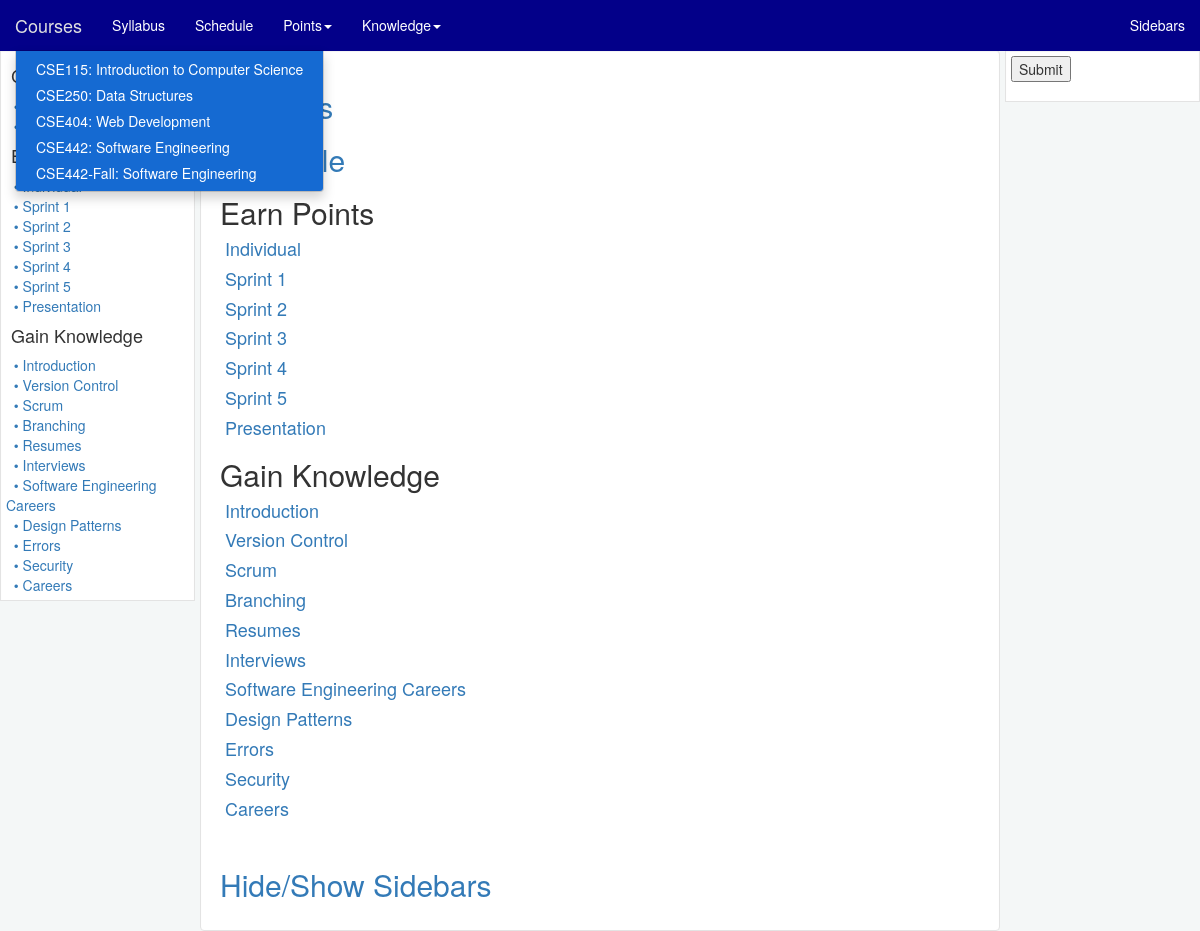
/courses/CSE442-Fall/index/, run on an earlier commit of the app's database.
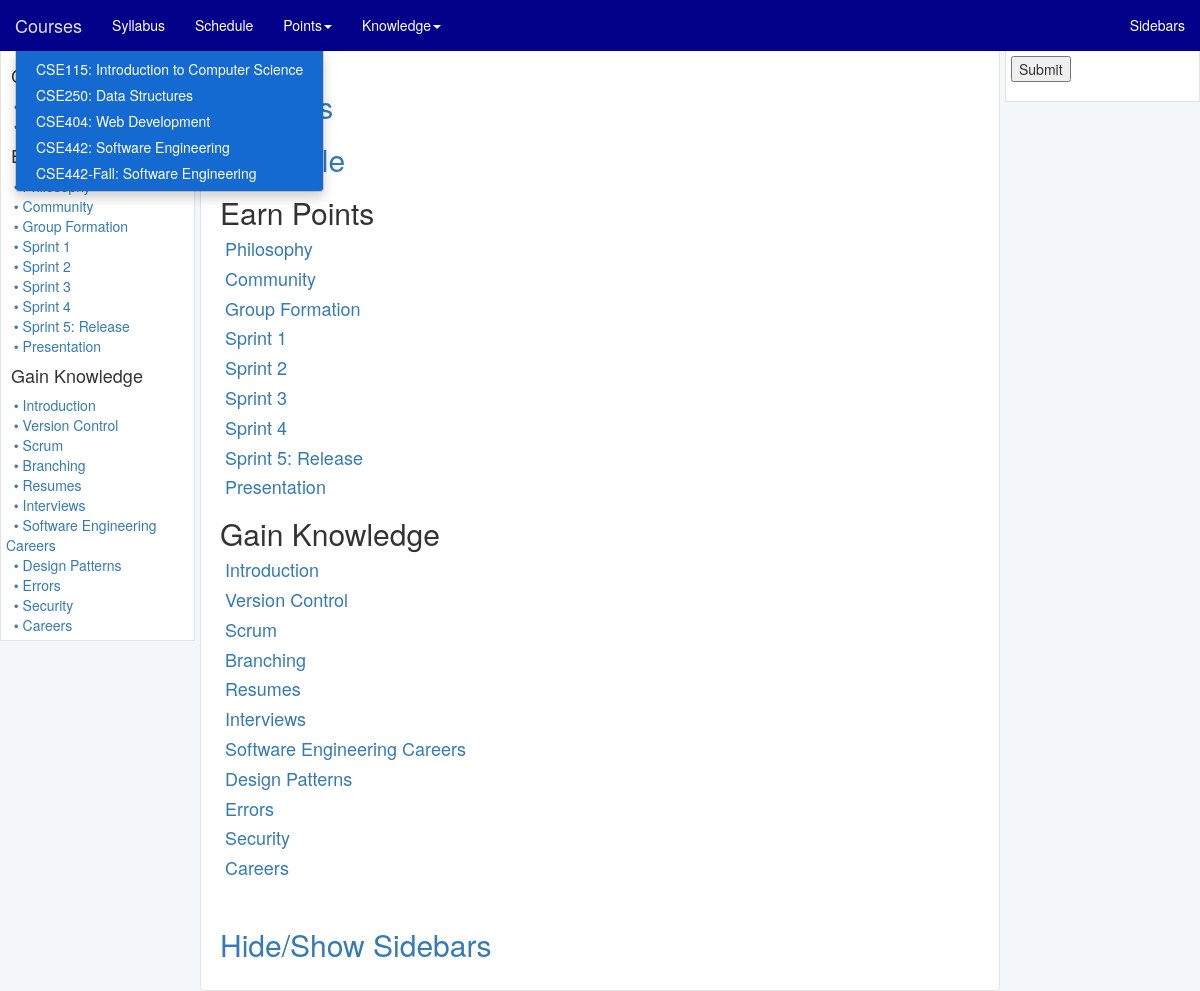
And on a later commit of the database.
### courses/models.py (models this page shows, shortened)
class Course(models.Model):
    course_number = models.CharField(max_length=10, blank=True, null=True)
    course_title = models.CharField(max_length=100, blank=True, null=True)

class Content(models.Model):
    course = models.ForeignKey(Course)
    title = models.CharField(max_length=100)
    short_title = models.CharField(max_length=40, blank=True, null=True)
    page_type = models.CharField(max_length=100, blank=True, null=True)
    due_date = models.CharField(max_length=200, blank=True, null=True)
    next_content_short_title = models.CharField(max_length=100, blank=True, null=True)
    previous_content_short_title = models.CharField(max_length=100, blank=True, null=True)
    index = models.IntegerField(blank=True, null=True)

### courses/views.py (the view)
# urls.py: url(r'^(?P<course_number>.+)/index/$', views.course_home, name='course_home'),
def course_home(request, course_number):
    course = Course.objects.get(course_number=course_number)
    lectures = Content.objects.filter(course=course, page_type='lecture').order_by('index')
    assignments = Content.objects.filter(course=course, page_type='assignment').order_by('index')
    context = {'lectures': lectures, 'assignments': assignments, 'course': course}
    return render(request, 'courses/index.html', context)

### courses/context_processors.py (called while the page is built)
def all_comments(request):
    return {'all_comments': Comment.objects.all()}

def all_courses(request):
    return {'all_courses': Course.objects.all().order_by('course_number')}

def all_content(request):
    return {'all_content': Content.objects.all()}

def all_lectures(request):
    return {'all_lectures': Content.objects.all().filter(page_type='lecture').order_by('index')}

def all_assignments(request):
    return {'all_assignments': Content.objects.all().filter(page_type='assignment').order_by('index')}

def syllabus(request):
    return {'syllabus': Content.objects.all().filter(page_type='syllabus')}

def schedule(request):
    return {'schedule': Content.objects.all().filter(page_type='schedule')}

### courses/templates/courses/index.html
{% extends "courses/course_base.html" %}
{% block content %}
    <div class="well">
        <h2><a href="{% url 'courses:syllabus' course.course_number %}">Syllabus</a></h2>
        <h2><a href="{% url 'courses:schedule' course.course_number %}">Schedule</a></h2>
        <h2>Earn Points</h2>
        {% for assignment in assignments %}
            <h4>&nbsp;<a class="menu_link"
                         href="{% url 'courses:assignment' course.course_number assignment.title %}">{{ assignment.title }}</a><br/>
            </h4>
        {% endfor %}
        <h2>Gain Knowledge</h2>
        {% for lecture in lectures %}
            <h4>&nbsp;<a class="menu_link"
                         href="{% url 'courses:lecture' course.course_number lecture.title %}">{{ lecture.title }}</a><br/>
            </h4>
        {% endfor %}
    <br/>
    <h2><a href="#" onclick="toggle_bars(); return false;">Hide/Show Sidebars</a></h2>
    </div>
{% endblock %}

### courses/templates/courses/course_base.html (shortened to what this page needs)
{% extends "base.html" %}
{% load  render_as_template %}
{% block corner_title %}Courses{% endblock %}
{% block navbar %}
    <ul class="nav navbar-nav">
        <li><a href="{% url 'courses:syllabus' course.course_number %}">Syllabus</a></li>
        <li><a href="{% url 'courses:schedule' course.course_number %}">Schedule</a></li>
        <li class="dropdown">
            <a class="dropdown-toggle" data-toggle="dropdown"
               href="{% url 'courses:course_home' course.course_number %}">Points<span
                    class="caret"></span></a>
        </li>
        <li class="dropdown">
            <a class="dropdown-toggle" data-toggle="dropdown"
               href="{% url 'courses:course_home' course.course_number %}">Knowledge<span
                    class="caret"></span></a>
        </li>
    </ul>
{% endblock %}
{% block left_sidebar %}
    <div class="left-side-bar">
        <div class="well sidebar-well">
            <h4>&nbsp;{{ course.course_number }}</h4>
            &nbsp; <a href="{% url 'courses:syllabus' course.course_number %}">&#x2022; Syllabus</a><br/>
            &nbsp; <a href="{% url 'courses:schedule' course.course_number %}">&#x2022; Schedule</a>
            <br/>
            <h4>&nbsp;Earn Points</h4>
            {% for assignment in assignments %}
                &nbsp;<a class="menu_link"
                         href="{% url 'courses:assignment' course.course_number assignment.short_title %}">
                &#x2022; {{ assignment.title }}</a>
                <br/>
            {% endfor %}
            <h4>&nbsp;Gain Knowledge</h4>
            {% for lecture in lectures %}
                &nbsp;<a class="menu_link"
                         href="{% url 'courses:lecture' course.course_number lecture.short_title %}">
                &#x2022; {{ lecture.title }}</a><br/>
            {% endfor %}
        </div>
    </div>
{% endblock %}
{% block right_sidebar %}
    <div class="right-side-bar">
        <div class="well sidebar-well">
            <form action="{% url 'courses:comment_form' course.course_number %}" method="post">
                <input type="submit" value="Submit"/>
            </form>
        </div>
    </div></div>
{% endblock %}

### templates/base.html (shortened to what this page needs)
{% load staticfiles %}
<html>
<head>
    <link rel="stylesheet" href="http://maxcdn.bootstrapcdn.com/bootstrap/3.3.5/css/bootstrap.min.css">
    <link rel="stylesheet" type="text/css" href="{% static 'courses/UBStylin.css' %}"/>
</head>
<body class="outer">
<nav class="navbar navbar-default navbar-fixed-top">
    <div class="container-fluid">
        <div class="navbar-header">
            <ul class="nav navbar-nav">
                <li class="dropdown">
                    <a class="navbar-brand dropdown-toggle" data-toggle="dropdown" href="{% url 'courses:index' %}">
                        {% block corner_title %}Courses{% endblock %}</a>
                    <ul class="dropdown-menu">
                        {% for course in all_courses %}
                            <li>
                                <a href="{% url 'courses:syllabus' course.course_number %}">{{ course.course_number }}: {{ course.course_title }}</a>
                            </li>
                        {% endfor %}
                    </ul>
                </li>
            </ul>
        </div>
        <div class="collapse navbar-collapse" id="theNavbar">
            {% block navbar %}{% endblock %}
            <ul class="nav navbar-nav navbar-right">
                <li><a href="#" onclick="toggle_bars(); return false;">Sidebars</a></li>
            </ul>
        </div>
    </div>
</nav>
<div class="container-fluid">
    {% block body %}
        <div class="row">
            <div id="left_sidebar" class="col-xs-2 less-padding">
                {% block left_sidebar %}{% endblock %}
            </div>
            <div id="center_content" class="col-xs-8 less-padding">
                <div class="content-area">
                    {% block content %}{% endblock %}
                </div>
            </div>
            <div id="right_sidebar" class="col-xs-2 less-padding">
                {% block right_sidebar %}{% endblock %}
        </div>
    {% endblock %}
</div>
</body>
</html>

What changed in the data, as far as the page shows it:
removed Content: title "Sprint 5"
removed Content: title "Individual"
added Content: title "Community"
added Content: title "Group Formation"
added Content: title "Sprint 5: Release"
added Content: title "Philosophy"
